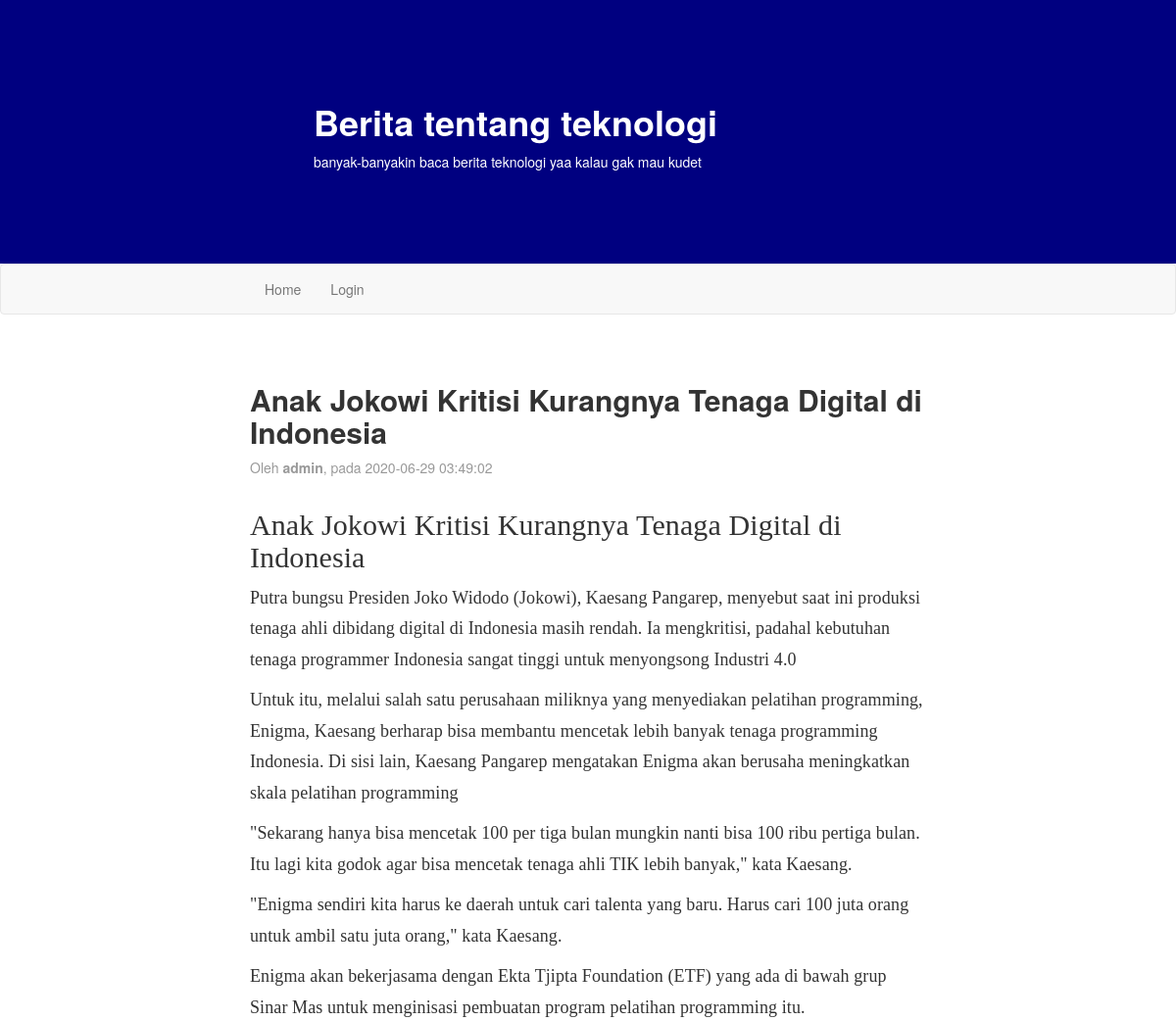
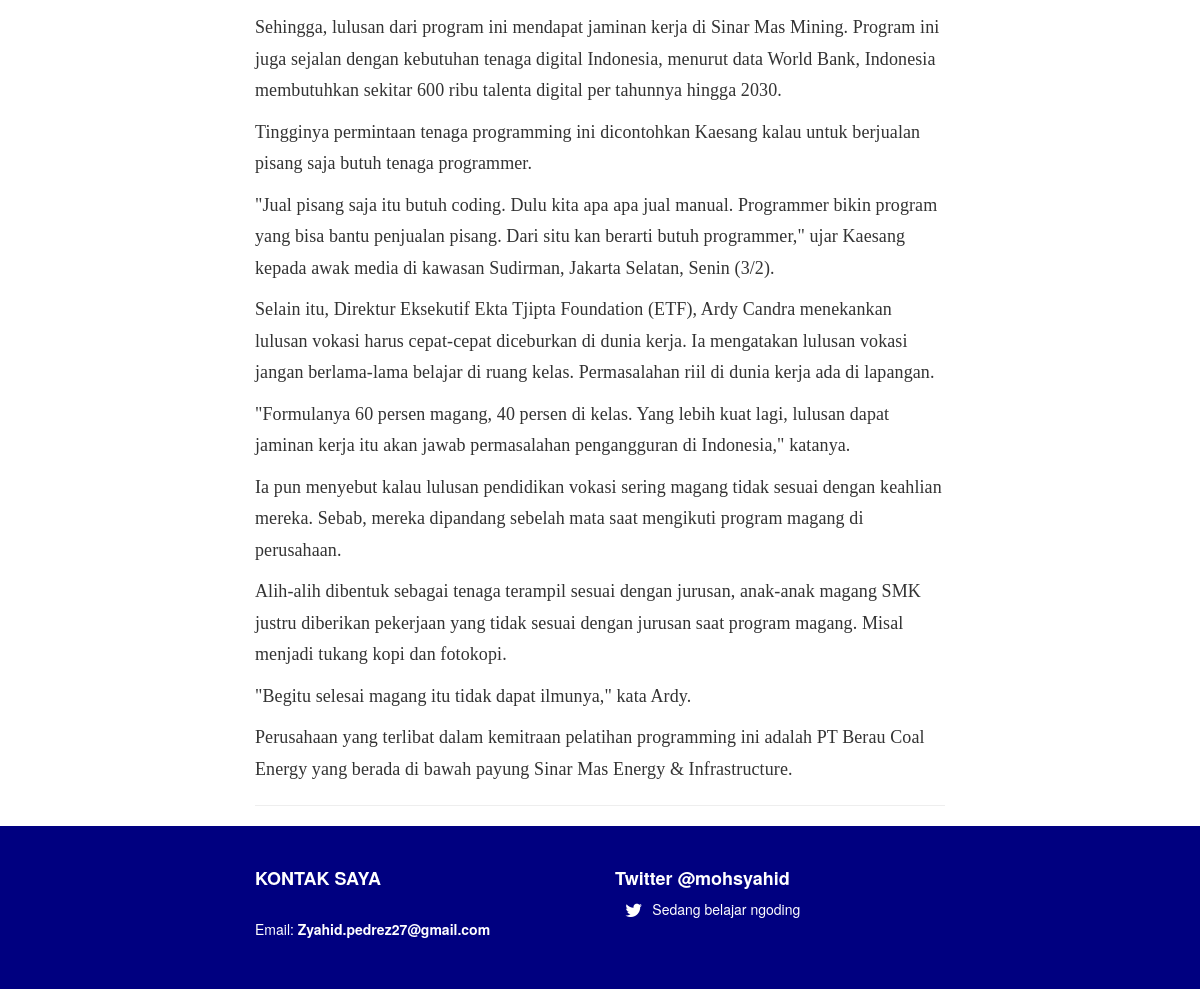
The app's page /artikel.php?id=4 with its own data (2 pictures, top to bottom).
### tables this page shows
CREATE TABLE `artikel` (
  `id` int(11) NOT NULL,
  `judul` varchar(255) NOT NULL,
  `isi` text NOT NULL,
  `tanggal` timestamp NOT NULL DEFAULT current_timestamp(),
  `penulis` varchar(128) NOT NULL
);

### artikel.php (the view, shortened to what this page needs)
<?php include("konektor.php"); ?>
<!DOCTYPE html>
<html>
    <head>
        <link rel="stylesheet" href="bootstrap/css/bootstrap.css" />
        <link rel="stylesheet" href="bootstrap/css/style.css" />
        <link rel="stylesheet" href="font-awesome/css/font-awesome.css" />
    </head>
    <body>
        <header>
            <?php include("header.php"); ?>
        </header>
        <nav class="navbar navbar-default"><?php include("menu.php"); ?></nav>
        <article>
            <div class="container wrap">
                <div class="row">
                    <div class="col-md-12">
                        <?php
                            if(isset($_GET['id']) && !empty($_GET['id'])){
                                $id = $_GET['id'];
                                $query = mysqli_query($koneksi, "SELECT * FROM artikel WHERE id='$id' ORDER BY tanggal DESC");
                                if(mysqli_num_rows($query) > 0 ){
                                    while($artikel = mysqli_fetch_array($query)){
                                        echo "<div class='artikel-kop'>";
                                        echo "<h2><b>".$artikel['judul']."</b></h2>";
                                        echo "<p class='artikel-tanggal'>Oleh <b>".$artikel['penulis']."</b>, pada ".$artikel['tanggal']."</p>";
                                        echo "</div>";
                                        echo "<div class='artikel-isi'>";
                                        echo $artikel['isi'];
                                        echo "</div><hr/>";
                                    }
                                } else {
                                    include("404.php");
                                }
                            } else {
                                include("404.php");
                            }
                        ?>
                    </div>
                </div>
            </div>
        </article>
        <footer>
            <?php include("footer.php"); ?>
        </footer>
    </body>
</html>

### records on screen
artikel: judul "Anak Jokowi Kritisi Kurangnya Tenaga Digital di Indonesia", penulis "admin", tanggal "2020-06-29 03:49:02", isi "Anak Jokowi Kritisi Kurangnya Tenaga Digital di Indonesia Putra bungsu Presiden Joko Widodo (Jokowi), Kaesang Pangarep, menyebut saat ini produksi tenaga ahli dibidang digital di Indonesia masih rendah. Ia mengkritisi, padahal kebutuhan tenaga programmer Indonesia sangat tinggi untuk menyongsong Industri 4.0 Untuk itu, melalui salah satu perusahaan miliknya yang menyediakan pelatihan programming, Enigma, Kaesang berharap bisa membantu mencetak lebih banyak tenaga programming Indonesia. Di sisi lain, Kaesang Pangarep mengatakan Enigma akan berusaha meningkatkan skala pelatihan programming \"Sekarang hanya bisa mencetak 100 per tiga bulan mungkin nanti bisa 100 ribu pertiga bulan. Itu lagi…"
